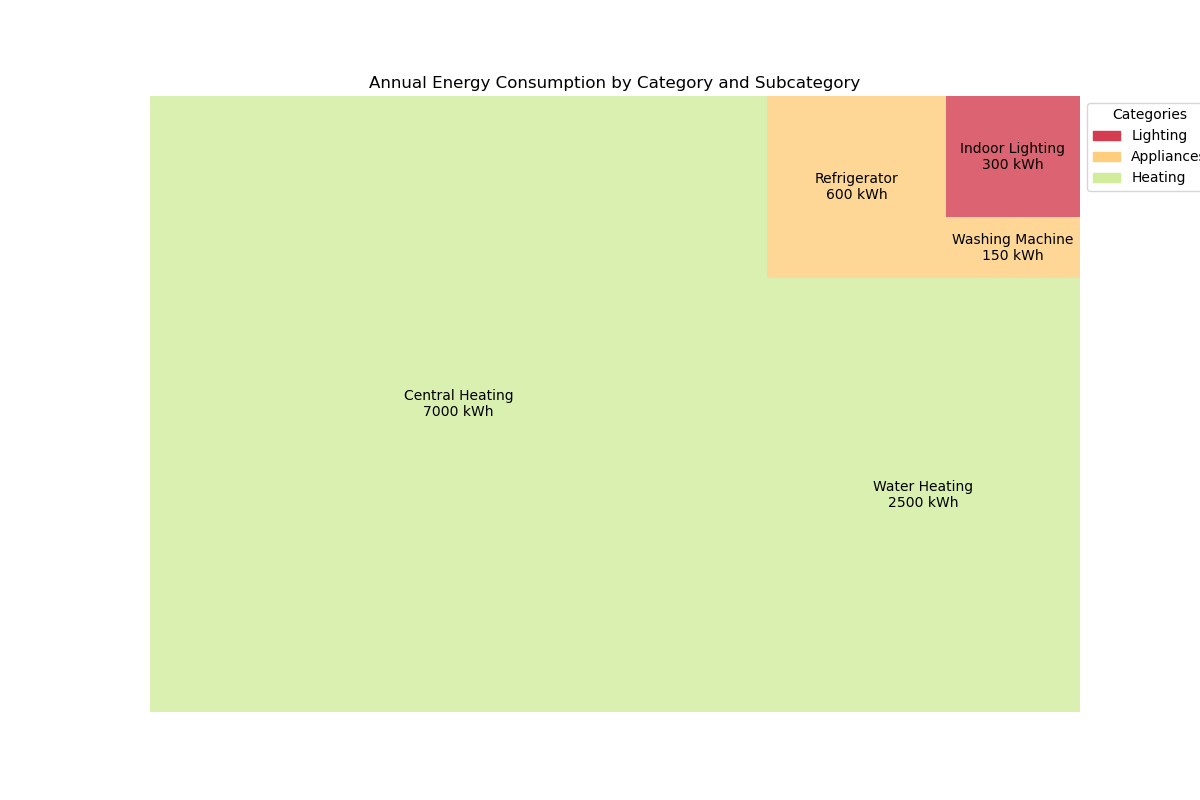

This chart was generated by the following Python code:

import matplotlib.pyplot as plt
import squarify

# Your data
data = [
    {'Category': 'Heating', 'Subcategory': 'Central Heating', 'Annual Consumption (kWh)': 7000},
    {'Category': 'Heating', 'Subcategory': 'Water Heating', 'Annual Consumption (kWh)': 2500},
    {'Category': 'Appliances', 'Subcategory': 'Refrigerator', 'Annual Consumption (kWh)': 600},
    {'Category': 'Appliances', 'Subcategory': 'Washing Machine', 'Annual Consumption (kWh)': 150},
    {'Category': 'Lighting', 'Subcategory': 'Indoor Lighting', 'Annual Consumption (kWh)': 300}
]

# Parse the data
categories = list(set([d['Category'] for d in data]))  # Get unique categories
colors = plt.cm.Spectral([0.1 + 0.8*i/len(set(categories)) for i in range(len(set(categories)))])  # Generate colors
color_dict = dict(zip(categories, colors))  # Map categories to colors

sizes = [d['Annual Consumption (kWh)'] for d in data]  # Sizes for the rectangles
labels = ["{}\n{} kWh".format(d['Subcategory'], d['Annual Consumption (kWh)']) for d in data]
colors = [color_dict[d['Category']] for d in data]

# Plot
plt.figure(figsize=(12, 8))
squarify.plot(sizes=sizes, label=labels, color=colors, alpha=0.8)
plt.title('Annual Energy Consumption by Category and Subcategory')
plt.axis('off')

# Add legend
import matplotlib.patches as mpatches
legend_handles = [mpatches.Patch(color=color_dict[category], label=category) for category in categories]
plt.legend(handles=legend_handles, title="Categories", bbox_to_anchor=(1, 1), loc="upper left")

plt.show()
